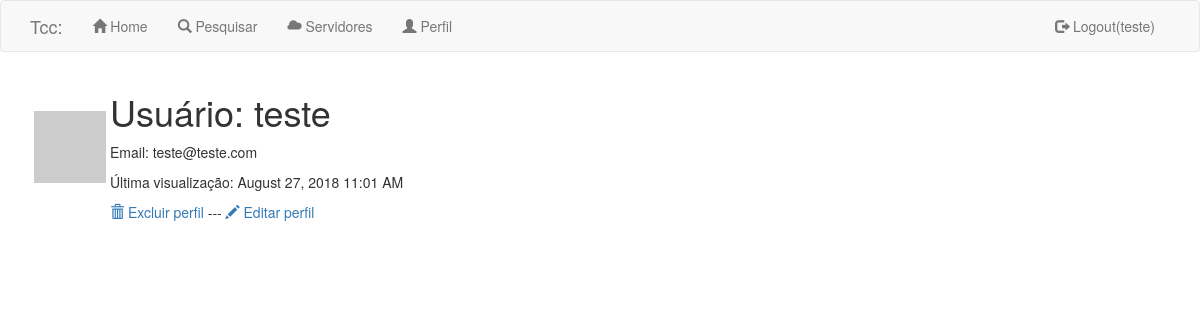
The page /usuario/teste (signed in) on the database as committed earlier.
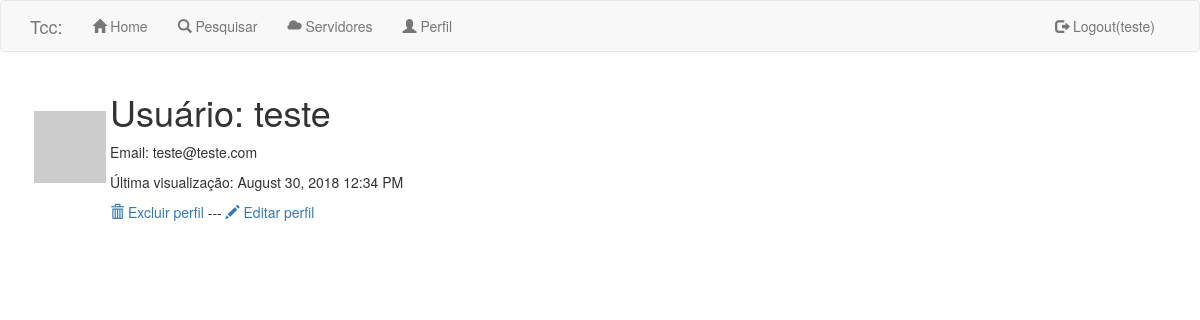
The same page on the database as committed later.
### app/models.py (models this page shows, shortened)
class Usuario(UserMixin, db.Model):
    id = db.Column(db.Integer, primary_key=True)
    nome = db.Column(db.String(64), index=True, unique=True)
    email = db.Column(db.String(120), index=True, unique=True)
    password_hash = db.Column(db.String(128))
    last_seen = db.Column(db.DateTime, default=datetime.utcnow)
    resultados = db.relationship('Dados', backref='autor_usuario',
                                 lazy='dynamic')
    rel_servidor = db.relationship('Servidor', backref='rel_usuario',
                                   lazy='dynamic')
    def avatar(self, size):
        digest = md5(self.email.lower().encode('utf-8')).hexdigest()
        return 'https://www.gravatar.com/avatar/{}?d=identicon&s={}'.format(
            digest, size)

### app/routes.py (the view)
@app.route('/usuario/<username>')
@login_required
def user(username):
    user = Usuario.query.filter_by(nome=username).first_or_404()
    dados = Dados.query.filter_by(usuario_id=current_user.id)
    servidores = Servidor.query.filter_by(usuario_id=current_user.id)
    return render_template('user.html', title='Perfil de usuário',
                           user=user, dados=dados, servidores=servidores)

### app/models.py (called while the page is built)
@login.user_loader
def load_user(id):
    return Usuario.query.get(int(id))

### app/routes.py (called while the page is built)
@app.before_request
def before_request():
    if current_user.is_authenticated:
        current_user.last_seen = datetime.utcnow()
        db.session.commit()
    g.locale = str(get_locale())

### app/templates/user.html
{% extends "base.html" %}
{% block app_content %}
<table>
  <tr class="vertical-align:center">
    <td><img class="editaImagem" style="width: 90%" src="{{ user.avatar(150) }}"></td>
    <td>
      <h1>  Usuário: {{ user.nome }}</h1>
      <p>  Email: {{ user.email }}</p>
      {% if user.last_seen %}
      <p>  Última visualização: {{ moment(current_user.last_seen).format('LLL') }}</p>
      {% endif %}
      <a href="{{ url_for('deletar') }}"><span class="glyphicon glyphicon-trash"></span>  Excluir perfil</a>   ---
      {% if user == current_user %}
      <a href="{{ url_for('edit_profile') }}"><span class="glyphicon glyphicon-pencil"></span> Editar perfil</a>
      {% endif %}
    </td>
  </tr>
</table>
{% endblock %}

### app/templates/base.html (shortened to what this page needs)
{% extends 'bootstrap/base.html' %}
{% block styles %}
<link rel="stylesheet" href="{{ url_for('static', filename='css/meu.css')}}">
<link rel="stylesheet" href="{{ url_for('static', filename='css/bootstrap.css')}}">
<link rel="stylesheet" href="https://maxcdn.bootstrapcdn.com/bootstrap/3.3.7/css/bootstrap.min.css">
<link rel="stylesheet" href="//cdnjs.cloudflare.com/ajax/libs/morris.js/0.5.1/morris.css">
{% endblock %}
{% block navbar %}
<div class="corpo" id="corpo">
<nav class="navbar navbar-default">
    <div class="container">
        <div class="navbar-header">
        <a class="navbar-brand" href="{{ url_for('index') }}">Tcc:</a>
    </div>
    <div class="collapse navbar-collapse" id="bs-example-navbar-collapse-1">
        <ul class="nav navbar-nav">
            <li><a href="{{ url_for('index') }}"><span class="glyphicon glyphicon-home"></span> Home</a></li>
            {% if current_user.is_anonymous %}
                <li><a href="{{ url_for('login') }}"><span class="glyphicon glyphicon-log-in"></span> Login</a></li>
                <li><a href="{{ url_for('qr')}}"><span class="glyphicon glyphicon-qrcode"></span> Código QR</a></li>
            {% else %}
                <li><a href="{{ url_for('servidor') }}"><span class="glyphicon glyphicon-search"></span> Pesquisar</a></li>
                <li><a onclick="clickLoad()" href="{{ url_for('ver_servidor')}}"><span class="glyphicon glyphicon-cloud"></span> Servidores</a></li>
                <li><a href="{{ url_for('user', username=current_user.nome) }}"> <span class="glyphicon glyphicon-user"></span> Perfil</a></li>
            {% endif %}
        </ul>
        <ul class="nav navbar-nav navbar-right">
        {% if current_user.is_anonymous %}
        {% else %}
            <li><a href="{{ url_for('logout') }}"><span class="glyphicon glyphicon-log-out"></span> Logout({{ current_user.nome }})</a></li>
        {% endif %}
        </ul>
        </div>
    </div>
</nav>
{% endblock %}
{% block content %}
    <div class="container">
            {% block app_content %}{% endblock %}
    </div>
{% endblock %}
{% block scripts %}
  </div>
{% endblock %}

Rows that differ between the two databases and show on the page:
changed Usuario "teste": last_seen "August 27, 2018 11:01 AM" → "August 30, 2018 12:34 PM"
